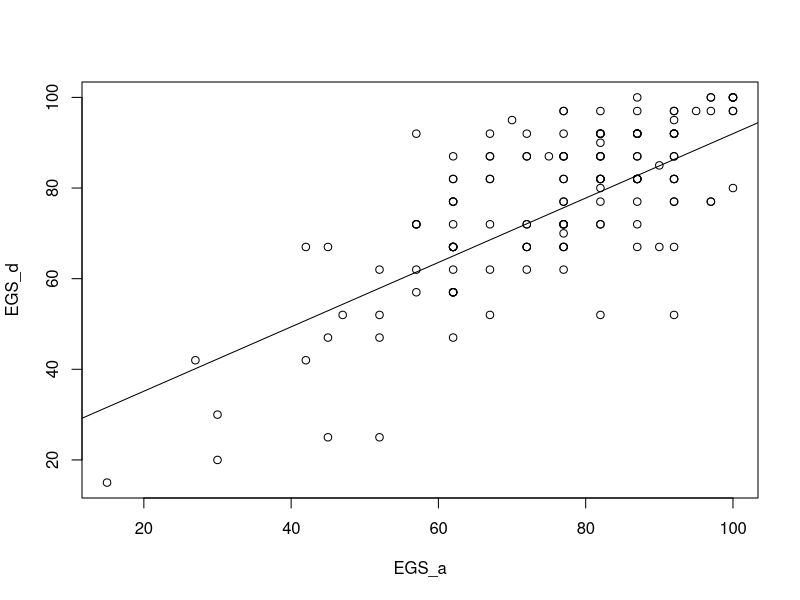
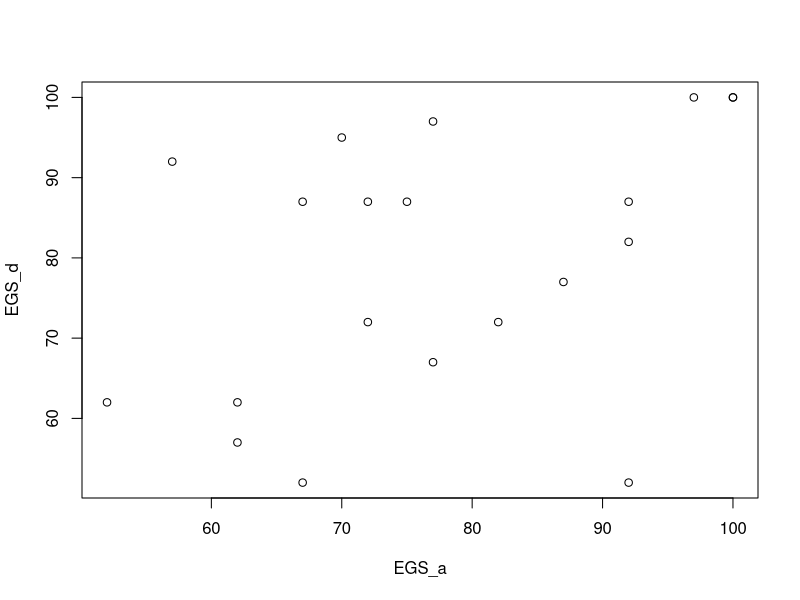

These charts were generated, in order, by the following R code:
library(readxl)
Aula_3_BD2020_CEA05P11 <- read_excel("Aula03/Aula 3 BD2020 - CEA05P11.xlsx")
View(Aula_3_BD2020_CEA05P11)
attach(Aula_3_BD2020_CEA05P11)
cor(EGS_a, EGS_d)
plot(EGS_a, EGS_d)
lm(EGS_a ~ EGS_d)
?abline
reta <- lm(EGS_a ~ EGS_d)
abline(reta)

?table
table(Aula_3_BD2020_CEA05P11$Sexo, Aula_3_BD2020_CEA05P11$`Unidade da USP`)

dadosFAU<-subset(Aula_3_BD2020_CEA05P11, Aula_3_BD2020_CEA05P11$`Unidade da USP` == "FAU")
head(dadosFAU)
dim(dadosFAU)
dim(Aula_3_BD2020_CEA05P11)
attach(dadosFAU)
plot(EGS_a, EGS_d)
